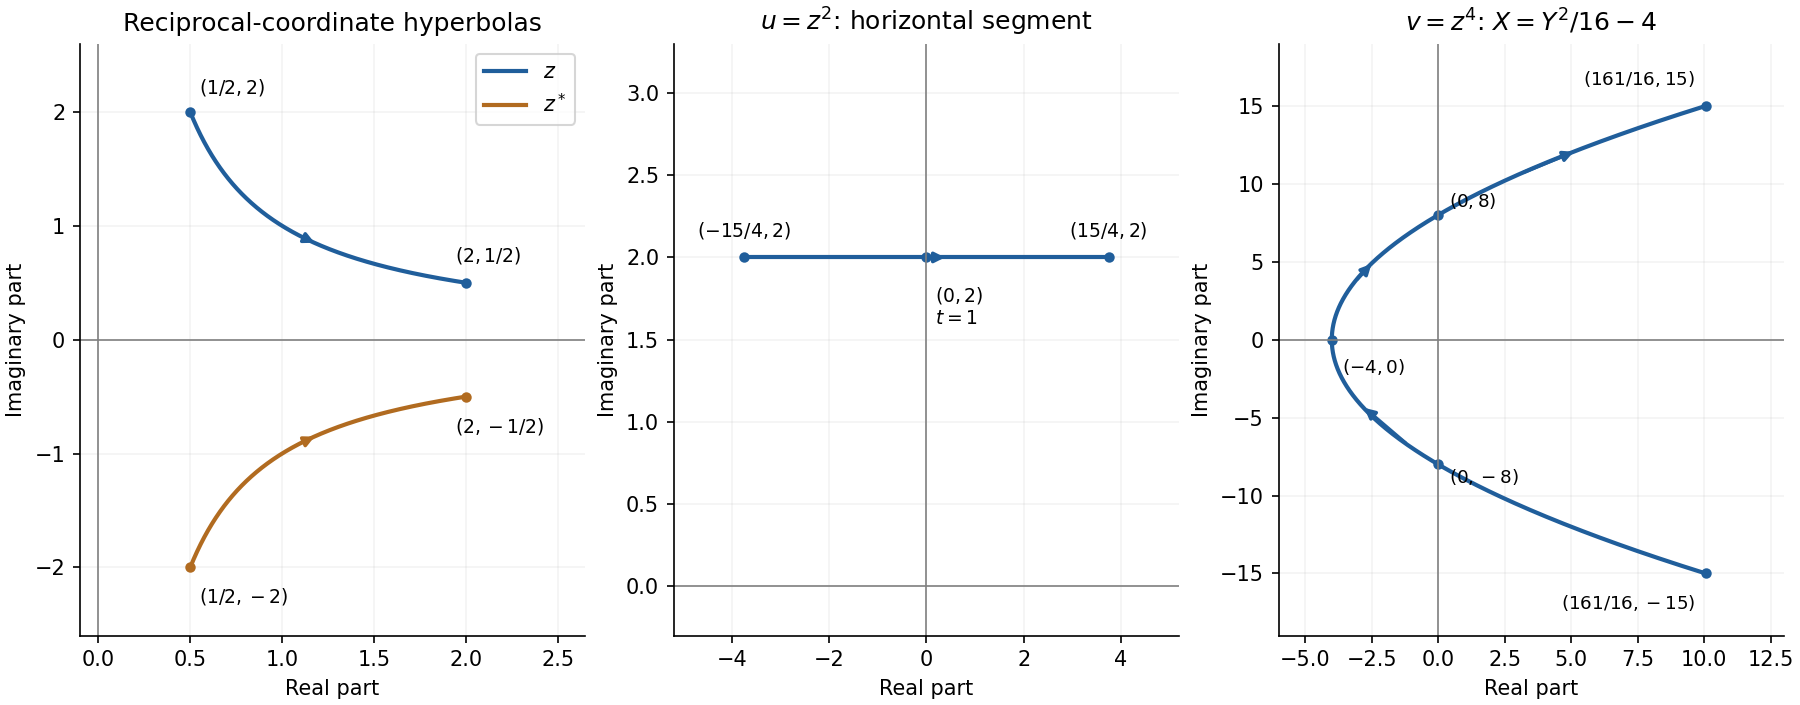

This figure's Python source:
"""Original complex trajectories. Python 3.14.4; root pyproject.toml deps.

Run from the desired output directory; writes the PNG basename into cwd.
"""
from pathlib import Path

import matplotlib
matplotlib.use("Agg")
import matplotlib.pyplot as plt
import numpy as np


def arrow(ax, points, j, color):
    a, b = points[j], points[j+65]
    ax.annotate("", (b.real,b.imag), (a.real,a.imag), arrowprops={"arrowstyle":"-|>","color":color,"lw":1.7})


def main():
    t=np.linspace(.5,2,1001)
    z=t+1j/t; u=z*z; v=u*u
    fig,axes=plt.subplots(1,3,figsize=(12,4.7),layout="constrained",facecolor="white")
    ax=axes[0]
    for points,color,label in [(z,"#205e9b","$z$"),(z.conjugate(),"#b16b20","$z^*$")]:
        ax.plot(points.real,points.imag,color=color,lw=2,label=label)
        arrow(ax,points,400,color)
        ax.plot([points[0].real,points[-1].real],[points[0].imag,points[-1].imag],"o",color=color,ms=4)
    for xy,label,offset in [((.5,2),"$(1/2,2)$",(4,9)),((2,.5),"$(2,1/2)$",(-5,10)),((.5,-2),"$(1/2,-2)$",(4,-17)),((2,-.5),"$(2,-1/2)$",(-5,-17))]:
        ax.annotate(label,xy,offset,textcoords="offset points",fontsize=9)
    ax.set(xlim=(-.1,2.65),ylim=(-2.6,2.6),title="Reciprocal-coordinate hyperbolas")
    ax.legend(loc="upper right")
    ax=axes[1]
    ax.plot(u.real,u.imag,color="#205e9b",lw=2)
    arrow(ax,u,350,"#205e9b")
    ax.plot([-15/4,0,15/4],[2,2,2],"o",color="#205e9b",ms=4)
    ax.annotate("$(-15/4,2)$",(-15/4,2),(0,10),textcoords="offset points",ha="center",fontsize=9)
    ax.annotate("$(15/4,2)$",(15/4,2),(0,10),textcoords="offset points",ha="center",fontsize=9)
    ax.annotate("$(0,2)$\n$t=1$",(0,2),(4,-32),textcoords="offset points",fontsize=9)
    ax.set(xlim=(-5.2,5.2),ylim=(-.3,3.3),title="$u=z^2$: horizontal segment")
    ax=axes[2]
    ax.plot(v.real,v.imag,color="#205e9b",lw=2)
    for j in [120,500,820]:arrow(ax,v,j,"#205e9b")
    for xy,label,offset,ha in [((161/16,-15),"$(161/16,-15)$",(-5,-17),"right"),((161/16,15),"$(161/16,15)$",(-5,10),"right"),((0,-8),"$(0,-8)$",(5,-9),"left"),((0,8),"$(0,8)$",(5,4),"left"),((-4,0),"$(-4,0)$",(5,-16),"left")]:
        ax.plot(*xy,"o",color="#205e9b",ms=4)
        ax.annotate(label,xy,offset,textcoords="offset points",fontsize=8.8,ha=ha)
    ax.set(xlim=(-6,13),ylim=(-19,19),title=r"$v=z^4$: $X=Y^2/16-4$")
    for ax in axes:
        ax.axhline(0,color="0.5",lw=.8)
        ax.axvline(0,color="0.5",lw=.8)
        ax.set(xlabel="Real part",ylabel="Imaginary part")
        ax.set_facecolor("white")
        ax.spines[["top","right"]].set_visible(False)
        ax.grid(alpha=.15)
    fig.savefig(Path(__file__).with_suffix(".png").name,dpi=150,facecolor="white")
    plt.close(fig)


if __name__=="__main__":
    main()
